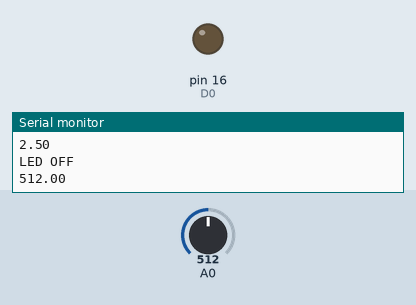
Simulated run of this sketch. Board: Arduino Uno, built with avr-gcc and run on an emulated ATmega328P. Shown: output pins drawn as LEDs (lit = HIGH), the last lines printed to the serial monitor. The test bench sets the inputs (shaded band); at power-on: A0 = 512. Pins used as bus, display or sensor lines are not drawn.

Above: at 1.6 s.
1.7 s: A0 set to 319
4.4 s: A0 set to 291
At 6.6 s:
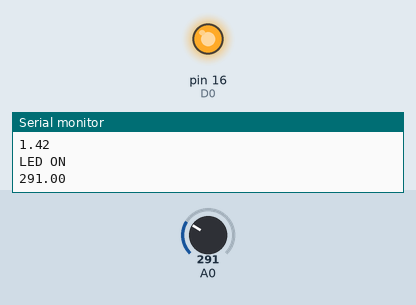
7.1 s: A0 set to 511
At 8.5 s:
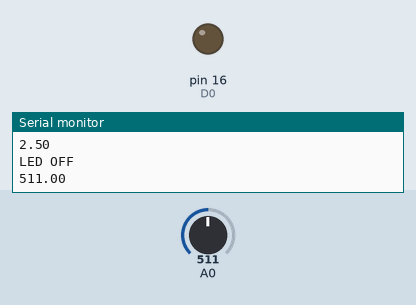
9.5 s: A0 set to 306
At 11.6 s:
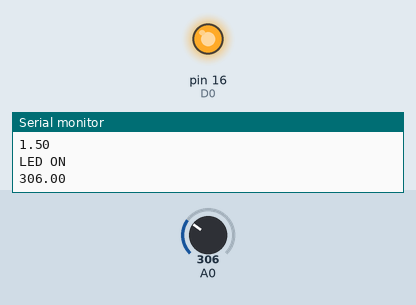
Timing chart, 0 to 12.9 s (numbered marks = the images above; inputs shaded):
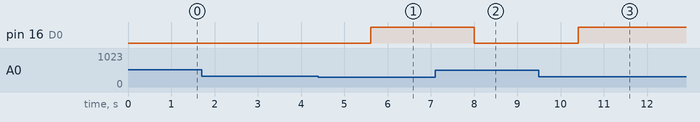

The sketch:

practica4-fotocelda.ino
```cpp
#define D4 LED_BUILTIN
#define D0 16

void setup() {
  Serial.begin(9600);
  pinMode(D4, OUTPUT);
  pinMode(D0, OUTPUT);
}

void loop() {
  float sensor = analogRead(A0);
  Serial.println(sensor);
  delay(800);

  //Convertir valores del sensor a voltaje
  float voltaje = sensor * (5.0 / 1023.0);
  Serial.println(voltaje);

  if(voltaje > 1.5){
    digitalWrite(D4, HIGH);
    digitalWrite(D0, LOW);
    Serial.println("LED OFF");
  }
  else{
    digitalWrite(D4, LOW);
    digitalWrite(D0, HIGH);
    Serial.println("LED ON");
  }

}
```

Measured:
- the behaviour switches between 307 and 306 on A0 (found by bisection; images 0 and 1)
- after the input at 4.4 s, pin 16 (D0): LOW → HIGH after 1.2 s
- after the input at 7.1 s, pin 16 (D0): HIGH → LOW after 0.91 s
- after the input at 9.5 s, pin 16 (D0): LOW → HIGH after 0.91 s
